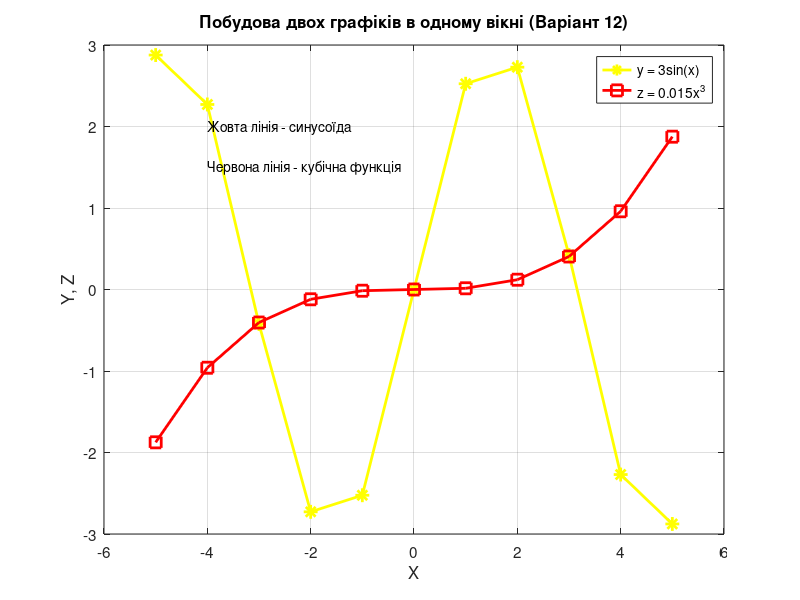

MATLAB code to generate this figure:
% Практична робота №3 - Варіант 12
% Завдання 1: Побудова двох графіків в одному вікні

% Очищення робочого простору
clear all;
close all;
clc;

% Ввід вектора значень аргументу X
X = -5:1:5;

% Обчислення векторів значень функцій Y та Z
Y = 3*sin(X);
Z = 0.015*X.^3;

% Створення графічного вікна
figure('Name', 'Завдання 1 - Два графіки в одному вікні', 'NumberTitle', 'off');

% Побудова першого графіка функції Y із заданими параметрами
% (жовта лінія, маркери - зірочка)
plot(X, Y, 'y*-', 'LineWidth', 2, 'MarkerSize', 10);

% Додаємо до цього графіка графік функції Z
% (червона лінія, маркери - квадрати)
hold on;
plot(X, Z, 'rs-', 'LineWidth', 2, 'MarkerSize', 8);

% Подамо назву графіка
title('Побудова двох графіків в одному вікні (Варіант 12)', 'FontSize', 14);

% Вставимо підписи осей
xlabel('X', 'FontSize', 12);
ylabel('Y, Z', 'FontSize', 12);

% Додамо легенду
legend('y = 3sin(x)', 'z = 0.015x^3', 'Location', 'best', 'FontSize', 11);

% Побудуємо масштабні осі
grid on;

% Встановимо розмір шрифту для осей
set(gca, 'FontSize', 11);

% Додамо пояснювальний напис на малюнку
text(-4, 2, 'Жовта лінія - синусоїда', 'FontSize', 10, 'Color', 'black');
text(-4, 1.5, 'Червона лінія - кубічна функція', 'FontSize', 10, 'Color', 'black');

hold off;
